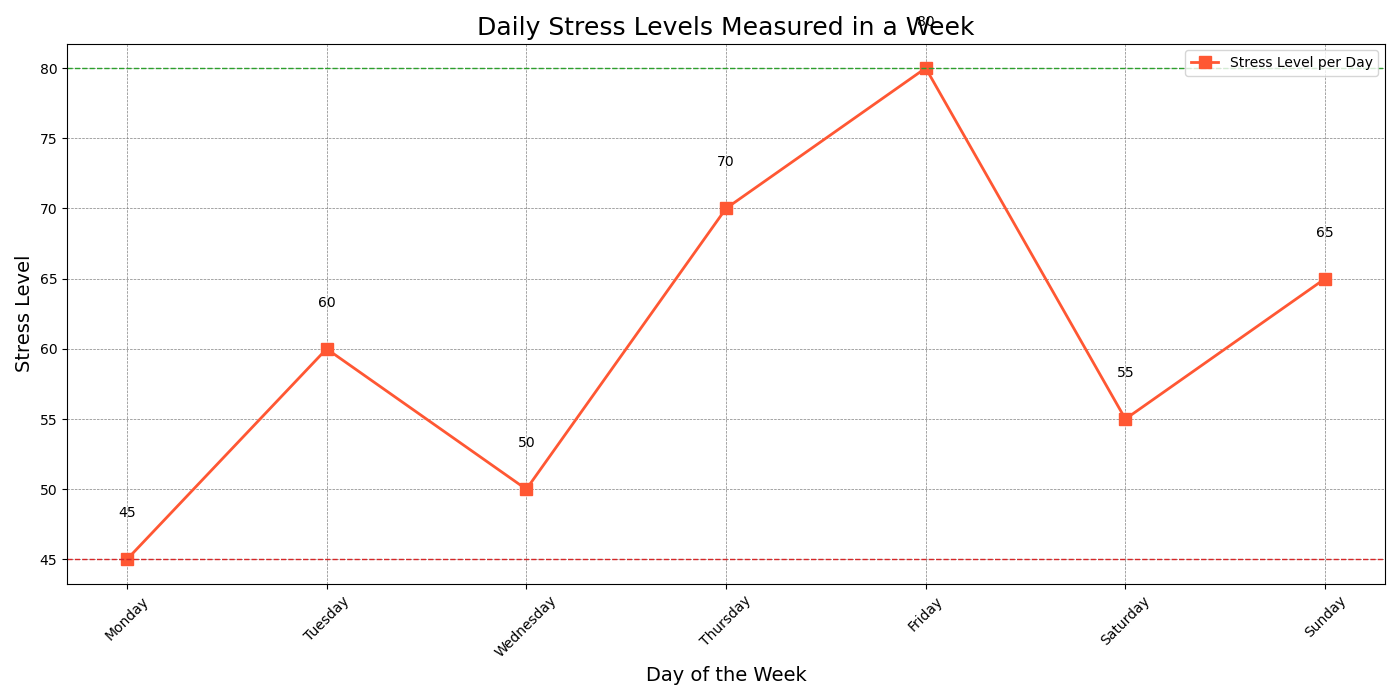

The script that drew this image:

import matplotlib.pyplot as plt

# Data for the new chart
data = [
    {'Day': 'Monday', 'Stress Level': 45},
    {'Day': 'Tuesday', 'Stress Level': 60},
    {'Day': 'Wednesday', 'Stress Level': 50},
    {'Day': 'Thursday', 'Stress Level': 70},
    {'Day': 'Friday', 'Stress Level': 80},
    {'Day': 'Saturday', 'Stress Level': 55},
    {'Day': 'Sunday', 'Stress Level': 65}
]

# Extracting the days and stress levels into separate lists
days = [entry['Day'] for entry in data]
stress_levels = [entry['Stress Level'] for entry in data]

# Creating the line chart
plt.figure(figsize=(14, 7))  # Set the size of the figure

# Plot the data
plt.plot(days, stress_levels, color='#ff5733', linestyle='-', marker='s', linewidth=2, markersize=8, label="Stress Level per Day")

# Add titles and labels
plt.title('Daily Stress Levels Measured in a Week', fontsize=18, loc='center')
plt.xlabel('Day of the Week', fontsize=14)
plt.ylabel('Stress Level', fontsize=14)
plt.xticks(rotation=45)  # Rotate x-axis labels for better readability

# Include grid lines
plt.grid(True, linestyle='--', linewidth=0.5, color='grey')

# Add text annotations for the data points
for i, level in enumerate(stress_levels):
    plt.text(days[i], level + 3, str(level), ha='center', color='black')

# Highlight the max and min stress levels
max_level = max(stress_levels)
min_level = min(stress_levels)
plt.axhline(max_level, color='#2ca02c', linestyle='--', linewidth=1)
plt.axhline(min_level, color='#d62728', linestyle='--', linewidth=1)

# Add a legend
plt.legend(loc='upper right')

# Show the plot
plt.tight_layout()  # Adjust the plot to ensure everything fits without overlapping
plt.show()
